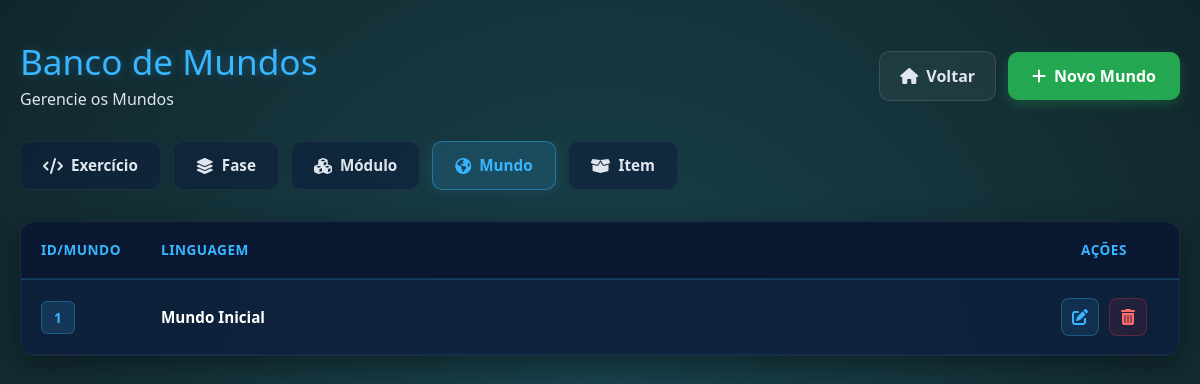
Page /listarMundos on the earlier database version.
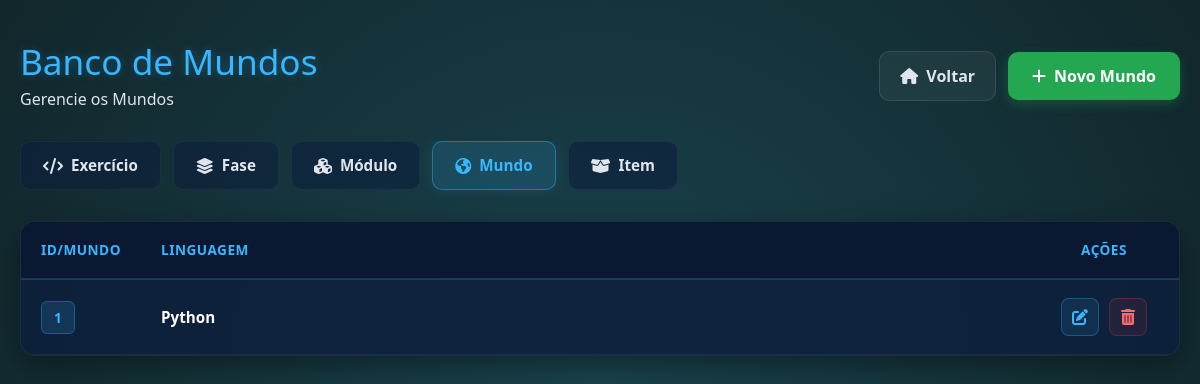
Same page on the later database version.
### models/MundoModel.py (models this page shows, shortened)
class MundoModel(bd.Model):
    __tablename__ = 'Mundo'
    idMundo = bd.Column(bd.Integer, primary_key=True, autoincrement=True)
    linguagem = bd.Column(bd.String(8), nullable=False, unique=True)
    modulo = bd.relationship('ModuloModel')

### views_mundo.py (the view)
@app.route('/listarMundos')
def listarMundos():
    oMundoController = MundoController()
    return oMundoController.listarMundos()

### app.py (called while the page is built)
@event.listens_for(Engine, "connect")
def set_sqlite_pragma(dbapi_connection, connection_record):
    cursor = dbapi_connection.cursor()
    cursor.execute("PRAGMA foreign_keys=ON")
    cursor.close()

### controllers/MundoController.py (called while the page is built)
    def listarMundos(self):
        oMundoService = MundoService()
        return oMundoService.listarMundos()

### dao/MundoDao.py (called while the page is built)
    def carregarMundos(self):
        return MundoModel.query.all()

### service/MundoService.py (called while the page is built)
    def listarMundos(self):
        oMundoDao = MundoDao()
        oMundoView = MundoView()
        lista = oMundoDao.carregarMundos()
        return oMundoView.listarMundos(lista)

### views/MundoView.py (called while the page is built)
    def listarMundos(self, listaMundos):
        return render_template('listarMundos.html', listaMundos=listaMundos)

### templates/listarMundos.html (shortened to what this page needs)
{% extends "template.html" %}
{% block cabecalho %}
    <link rel="stylesheet" href="{{ url_for('static', filename='styles/listarExercicios.css') }}"/>
    <link rel="stylesheet" href="https://cdnjs.cloudflare.com/ajax/libs/font-awesome/6.4.0/css/all.min.css">
{% endblock %}
{% block corpo %}
<div class="crud-container">
    <div class="crud-header">
        <div>
            <h1 class="crud-titulo">Banco de Mundos</h1>
            <p class="crud-subtitulo">Gerencie os Mundos</p>
        </div>
        <div class="header-acoes">
            <a href="{{ url_for('index') }}" class="btn-voltar">
                <i class="fa-solid fa-house"></i> Voltar
            </a>
            <a href="{{ url_for('cadastrarMundo') }}" class="btn-novo-exercicio">
                <i class="fa-solid fa-plus"></i> Novo Mundo
            </a>
        </div>
    </div>
    <div class="crud-nav-tabs">
        <a href="{{ url_for('listarExercicios') }}" class="tab-item ">
            <i class="fa-solid fa-code"></i> Exercício
        </a>
        <a href="{{ url_for('listarFases') }}" class="tab-item ">
            <i class="fa-solid fa-layer-group"></i> Fase
        </a>
        <a href="{{ url_for('listarModulos') }}" class="tab-item">
            <i class="fa-solid fa-cubes"></i> Módulo
        </a>
        <a href="{{ url_for('listarMundos') }}" class="tab-item active">
            <i class="fa-solid fa-earth-americas"></i> Mundo
        </a>
        <a href="{{ url_for('listarItens') }}" class="tab-item">
            <i class="fa-solid fa-box-open"></i> Item
        </a>
    </div>
    <div class="tabela-responsiva">
        <table class="tabela-exercicios">
            <thead>
                <tr>
                    <th style="width: 80px;">Id/Mundo</th>
                    <th>Linguagem</th>
                    <th style="width: 150px; text-align: center;">Ações</th>
                </tr>
            </thead>
            <tbody>
                {% for mundo in listaMundos %}
                <tr>
                    <td data-label="Id/Mundo">
                        <span class="badge-fase">{{ mundo.idMundo }}</span>
                    </td>
                    <td data-label="linguagem" class="col-titulo">
                        <strong>{{ mundo.linguagem }}</strong>
                    </td>
                    <td data-label="Ações" style="text-align: center;">
                        <div class="grupo-acoes">
                            <a href="{{ url_for('editarMundo', idMundo=mundo.idMundo) }}" class="btn-acao btn-alterar" title="Alterar Mundo">
                                <i class="fa-solid fa-pen-to-square"></i>
                            </a>
                            <a href="{{ url_for('deletarMundo', idMundo=mundo.idMundo) }}" class="btn-acao btn-apagar" title="Apagar Mundo" onclick="return confirm('Tem certeza que deseja apagar o mundo: {{ mundo.linguagem }}?')">
                                <i class="fa-solid fa-trash-can"></i>
                            </a>
                        </div>
                    </td>
                </tr>
                {% endfor %}
            </tbody>
        </table>
    </div>
</div>
{% endblock %}

Differences in the rows shown:
changed MundoModel id 1: linguagem "Mundo Inicial" → "Python"
